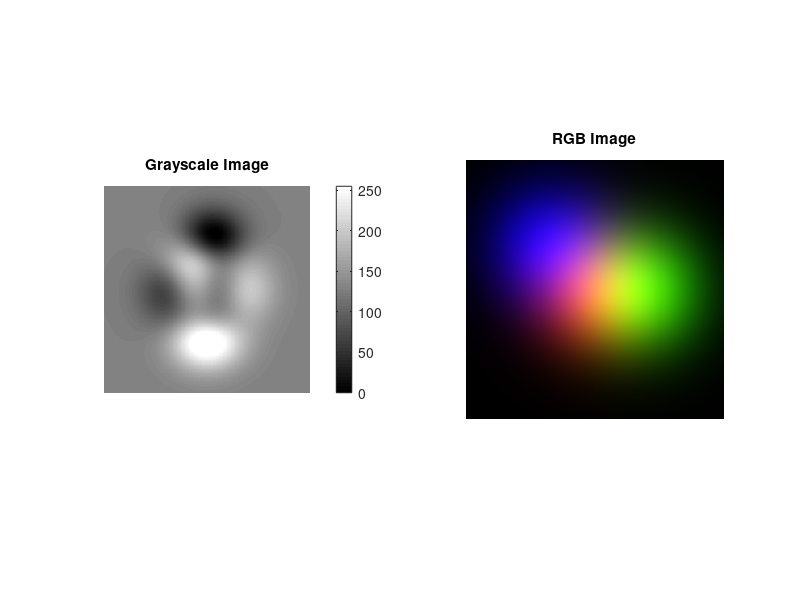
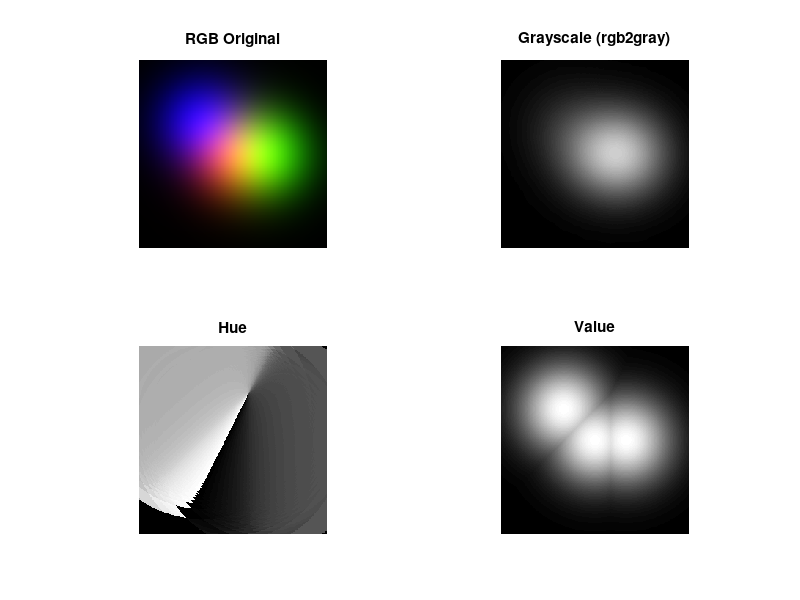
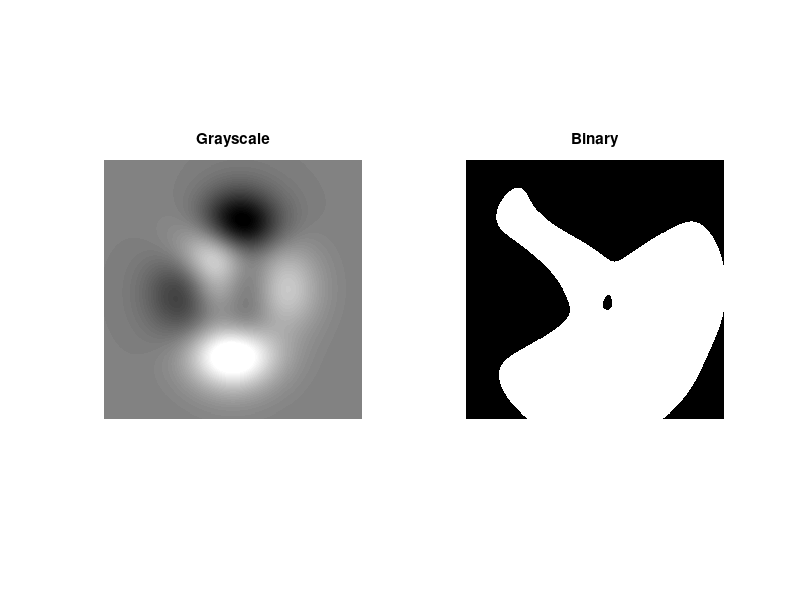

Recreate these plots in MATLAB, in order. (Note: this script raises an error after producing the figures.)
%% ========================================================================
%  BAB 19: IMAGE PROCESSING
%  Tutorial MATLAB Lengkap - Dari Dasar hingga Advanced
%  ========================================================================
%  Memerlukan: Image Processing Toolbox
%  Topik:
%    19.1 Membaca dan menampilkan gambar
%    19.2 Konversi warna
%    19.3 Transformasi geometri
%    19.4 Image enhancement
%    19.5 Filtering (spatial & frequency)
%    19.6 Segmentasi dan deteksi tepi
%    19.7 Morphological operations
%  ========================================================================

%% 19.1 Membaca dan Menampilkan Gambar

fprintf('=== Image Processing Basics ===\n')

% --- Membuat gambar test (karena tidak ada file gambar) ---
% Membuat gambar sintetis
img_gray = uint8(peaks(256) * 20 + 128);  % grayscale

% Membuat gambar RGB
[X, Y] = meshgrid(linspace(-3, 3, 256));
R = uint8(exp(-(X.^2 + Y.^2)/2) * 255);
G = uint8(exp(-((X-1).^2 + Y.^2)/2) * 255);
B = uint8(exp(-((X+1).^2 + (Y+1).^2)/2) * 255);
img_rgb = cat(3, R, G, B);

% --- Menampilkan gambar ---
figure
subplot(1, 2, 1)
imshow(img_gray)
title('Grayscale Image')
colorbar

subplot(1, 2, 2)
imshow(img_rgb)
title('RGB Image')

% --- Informasi gambar ---
fprintf('Grayscale: size=%s, class=%s\n', mat2str(size(img_gray)), class(img_gray))
fprintf('RGB:       size=%s, class=%s\n', mat2str(size(img_rgb)), class(img_rgb))
fprintf('Min=%d, Max=%d\n', min(img_gray(:)), max(img_gray(:)))

% --- Membaca gambar dari file ---
% img = imread('photo.jpg');         % baca gambar
% imwrite(img, 'output.png');        % simpan gambar
% info = imfinfo('photo.jpg');       % informasi file gambar

% Simpan gambar test
imwrite(img_gray, 'test_gray.png');
imwrite(img_rgb, 'test_rgb.png');
fprintf('Gambar test disimpan\n')

%% 19.2 Konversi Warna

fprintf('\n=== Konversi Warna ===\n')

% --- RGB ke Grayscale ---
gray_from_rgb = rgb2gray(img_rgb);

% --- Manual: weighted average ---
gray_manual = uint8(0.299*double(R) + 0.587*double(G) + 0.114*double(B));

figure
subplot(2, 2, 1)
imshow(img_rgb), title('RGB Original')

subplot(2, 2, 2)
imshow(gray_from_rgb), title('Grayscale (rgb2gray)')

% --- RGB ke HSV ---
img_hsv = rgb2hsv(img_rgb);

subplot(2, 2, 3)
imshow(img_hsv(:,:,1)), title('Hue')

subplot(2, 2, 4)
imshow(img_hsv(:,:,3)), title('Value')

% --- Grayscale ke Binary ---
threshold = 128;
img_binary = img_gray > threshold;
% Atau gunakan: img_binary = imbinarize(img_gray);
% Otsu's method: img_binary = imbinarize(img_gray, 'adaptive');

figure
subplot(1, 2, 1), imshow(img_gray), title('Grayscale')
subplot(1, 2, 2), imshow(img_binary), title('Binary')

%% 19.3 Transformasi Geometri

fprintf('\n=== Transformasi Geometri ===\n')

% --- Resize ---
img_half = imresize(img_gray, 0.5);        % setengah ukuran
img_double = imresize(img_gray, 2);         % dua kali ukuran
img_specific = imresize(img_gray, [100 200]); % ukuran spesifik

fprintf('Original: %s\n', mat2str(size(img_gray)))
fprintf('Half:     %s\n', mat2str(size(img_half)))
fprintf('Double:   %s\n', mat2str(size(img_double)))

% --- Rotate ---
img_rot45 = imrotate(img_gray, 45);           % rotasi 45 derajat
img_rot45_crop = imrotate(img_gray, 45, 'crop'); % rotasi dengan crop

figure
subplot(1, 3, 1), imshow(img_gray), title('Original')
subplot(1, 3, 2), imshow(img_rot45), title('Rotated 45°')
subplot(1, 3, 3), imshow(img_rot45_crop), title('Rotated 45° (Cropped)')

% --- Flip ---
img_fliph = fliplr(img_gray);   % flip horizontal
img_flipv = flipud(img_gray);   % flip vertical

% --- Crop ---
img_crop = img_gray(50:200, 50:200);  % crop region

% --- Affine transform ---
% tform = affine2d([1 0 0; 0.5 1 0; 0 0 1]);  % shear
% img_shear = imwarp(img_gray, tform);

%% 19.4 Image Enhancement

fprintf('\n=== Image Enhancement ===\n')

% Buat gambar gelap untuk demo enhancement
img_dark = uint8(double(img_gray) * 0.3);

figure('Position', [100 100 1000 600])

% --- Brightness adjustment ---
subplot(2, 3, 1)
imshow(img_dark), title('Gelap (Original)')

% imadjust: contrast stretching
subplot(2, 3, 2)
img_adjusted = imadjust(img_dark);
imshow(img_adjusted), title('imadjust')

% --- Histogram equalization ---
subplot(2, 3, 3)
img_histeq = histeq(img_dark);
imshow(img_histeq), title('Histogram Equalization')

% --- Adaptive histogram equalization ---
subplot(2, 3, 4)
img_adapteq = adapthisteq(img_dark);
imshow(img_adapteq), title('Adaptive Hist. Eq. (CLAHE)')

% --- Histogram ---
subplot(2, 3, 5)
imhist(img_dark)
title('Histogram (Gelap)')

subplot(2, 3, 6)
imhist(img_histeq)
title('Histogram (Equalized)')

% --- Noise removal ---
% Tambahkan noise
img_noisy = imnoise(img_gray, 'gaussian', 0, 0.02);
img_sp = imnoise(img_gray, 'salt & pepper', 0.05);

figure
subplot(2, 3, 1)
imshow(img_noisy), title('Gaussian Noise')

subplot(2, 3, 2)
imshow(imgaussfilt(img_noisy, 2)), title('Gaussian Filter')

subplot(2, 3, 3)
imshow(medfilt2(img_noisy, [5 5])), title('Median Filter')

subplot(2, 3, 4)
imshow(img_sp), title('Salt & Pepper Noise')

subplot(2, 3, 5)
imshow(medfilt2(img_sp, [3 3])), title('Median Filter 3x3')

subplot(2, 3, 6)
imshow(medfilt2(img_sp, [5 5])), title('Median Filter 5x5')

sgtitle('Noise Removal', 'FontSize', 14)

%% 19.5 Filtering (Spatial & Frequency)

fprintf('\n=== Image Filtering ===\n')

% --- Spatial filtering: konvolusi dengan kernel ---

% Blur (rata-rata)
kernel_avg = ones(5) / 25;
img_blur = imfilter(img_gray, kernel_avg);

% Gaussian blur
img_gauss = imgaussfilt(img_gray, 3);  % sigma = 3

% Sharpen
kernel_sharp = [0 -1 0; -1 5 -1; 0 -1 0];
img_sharp = imfilter(img_gray, kernel_sharp);

% Emboss
kernel_emboss = [-2 -1 0; -1 1 1; 0 1 2];
img_emboss = imfilter(img_gray, kernel_emboss);

figure
subplot(2, 3, 1), imshow(img_gray), title('Original')
subplot(2, 3, 2), imshow(img_blur), title('Average Blur')
subplot(2, 3, 3), imshow(img_gauss), title('Gaussian Blur')
subplot(2, 3, 4), imshow(img_sharp), title('Sharpened')
subplot(2, 3, 5), imshow(img_emboss + 128), title('Emboss')

% --- Frequency domain filtering ---
subplot(2, 3, 6)
F = fft2(double(img_gray));
F_shift = fftshift(F);
magnitude = log(1 + abs(F_shift));
imshow(magnitude, []), title('FFT Magnitude')
colormap(gca, 'jet'), colorbar

%% 19.6 Segmentasi dan Deteksi Tepi

fprintf('\n=== Edge Detection & Segmentation ===\n')

% --- Edge detection ---
figure

subplot(2, 3, 1)
imshow(img_gray), title('Original')

subplot(2, 3, 2)
edge_sobel = edge(img_gray, 'Sobel');
imshow(edge_sobel), title('Sobel')

subplot(2, 3, 3)
edge_canny = edge(img_gray, 'Canny');
imshow(edge_canny), title('Canny')

subplot(2, 3, 4)
edge_prewitt = edge(img_gray, 'Prewitt');
imshow(edge_prewitt), title('Prewitt')

subplot(2, 3, 5)
edge_log = edge(img_gray, 'log');
imshow(edge_log), title('Laplacian of Gaussian')

% --- Gradient ---
subplot(2, 3, 6)
[Gx, Gy] = imgradientxy(img_gray);
[Gmag, Gdir] = imgradient(Gx, Gy);
imshow(Gmag, []), title('Gradient Magnitude')

sgtitle('Edge Detection Methods', 'FontSize', 14)

% --- Segmentasi ---
% Buat gambar dengan objek untuk segmentasi
img_objects = zeros(256, 256, 'uint8');
img_objects(50:100, 50:100) = 200;      % kotak
img_objects(150:200, 150:200) = 150;    % kotak lain

% Tambahkan lingkaran
[xx, yy] = meshgrid(1:256, 1:256);
circle_mask = ((xx-180).^2 + (yy-80).^2) < 30^2;
img_objects(circle_mask) = 255;

img_objects = imnoise(img_objects, 'gaussian', 0, 0.01);

figure
subplot(2, 2, 1)
imshow(img_objects), title('Gambar dengan Objek')

% Thresholding
subplot(2, 2, 2)
level = graythresh(img_objects);  % Otsu's method
img_bw = imbinarize(img_objects, level);
imshow(img_bw), title(sprintf('Otsu Threshold (%.2f)', level))

% Label connected components
subplot(2, 2, 3)
[L, num] = bwlabel(img_bw);
imshow(label2rgb(L, 'jet', 'k'))
title(sprintf('Connected Components (%d)', num))

% Properties of regions
props = regionprops(L, 'Area', 'Centroid', 'BoundingBox');
subplot(2, 2, 4)
imshow(img_objects), hold on
for i = 1:length(props)
    bb = props(i).BoundingBox;
    rectangle('Position', bb, 'EdgeColor', 'r', 'LineWidth', 2)
    text(props(i).Centroid(1), props(i).Centroid(2), ...
        sprintf('%d', i), 'Color', 'r', 'FontSize', 14, 'FontWeight', 'bold')
end
title('Detected Objects')

%% 19.7 Morphological Operations

fprintf('\n=== Morphological Operations ===\n')

% Buat gambar binary
img_morph = img_bw;

% Structuring element
se_disk = strel('disk', 5);
se_square = strel('square', 5);

figure
subplot(2, 3, 1)
imshow(img_morph), title('Original Binary')

% Erosion: mengecilkan objek
subplot(2, 3, 2)
imshow(imerode(img_morph, se_disk)), title('Erode')

% Dilation: membesarkan objek
subplot(2, 3, 3)
imshow(imdilate(img_morph, se_disk)), title('Dilate')

% Opening: erode lalu dilate (hapus noise kecil)
subplot(2, 3, 4)
imshow(imopen(img_morph, se_disk)), title('Opening')

% Closing: dilate lalu erode (isi lubang kecil)
subplot(2, 3, 5)
imshow(imclose(img_morph, se_disk)), title('Closing')

% Fill holes
subplot(2, 3, 6)
imshow(imfill(img_morph, 'holes')), title('Fill Holes')

sgtitle('Morphological Operations', 'FontSize', 14)

%% Ringkasan Bab 19
% ==================
% - imread/imshow/imwrite: baca, tampilkan, simpan
% - rgb2gray, im2bw, imbinarize: konversi warna
% - imresize, imrotate, imcrop: transformasi geometri
% - imadjust, histeq, adapthisteq: enhancement
% - imfilter, imgaussfilt, medfilt2: filtering
% - edge (Sobel, Canny): deteksi tepi
% - bwlabel, regionprops: segmentasi
% - imerode, imdilate, imopen, imclose: morphology

disp('=== Bab 19: Image Processing - Selesai! ===')
